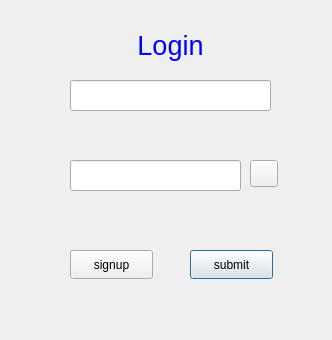
<?xml version="1.0" encoding="UTF-8"?>
<ui version="4.0">
 <class>LoginPage</class>
 <widget class="QDialog" name="LoginPage">
  <property name="geometry">
   <rect>
    <x>0</x>
    <y>0</y>
    <width>332</width>
    <height>340</height>
   </rect>
  </property>
  <property name="windowTitle">
   <string>Login</string>
  </property>
  <widget class="QLineEdit" name="usernameInput">
   <property name="geometry">
    <rect>
     <x>70</x>
     <y>80</y>
     <width>201</width>
     <height>31</height>
    </rect>
   </property>
   <property name="autoFillBackground">
    <bool>false</bool>
   </property>
   <property name="styleSheet">
    <string notr="true"/>
   </property>
   <property name="inputMethodHints">
    <set>Qt::ImhNone</set>
   </property>
   <property name="echoMode">
    <enum>QLineEdit::Normal</enum>
   </property>
   <property name="placeholderText">
    <string/>
   </property>
   <property name="clearButtonEnabled">
    <bool>true</bool>
   </property>
  </widget>
  <widget class="QToolButton" name="hidePassword">
   <property name="geometry">
    <rect>
     <x>250</x>
     <y>160</y>
     <width>28</width>
     <height>27</height>
    </rect>
   </property>
   <property name="text">
    <string/>
   </property>
   <property name="popupMode">
    <enum>QToolButton::DelayedPopup</enum>
   </property>
   <property name="toolButtonStyle">
    <enum>Qt::ToolButtonIconOnly</enum>
   </property>
  </widget>
  <widget class="QLineEdit" name="passwordInput">
   <property name="geometry">
    <rect>
     <x>70</x>
     <y>160</y>
     <width>171</width>
     <height>31</height>
    </rect>
   </property>
   <property name="echoMode">
    <enum>QLineEdit::Password</enum>
   </property>
   <property name="clearButtonEnabled">
    <bool>true</bool>
   </property>
  </widget>
  <widget class="QPushButton" name="submitBtn">
   <property name="geometry">
    <rect>
     <x>190</x>
     <y>250</y>
     <width>83</width>
     <height>29</height>
    </rect>
   </property>
   <property name="text">
    <string>submit</string>
   </property>
  </widget>
  <widget class="QPushButton" name="signupBtn">
   <property name="geometry">
    <rect>
     <x>70</x>
     <y>250</y>
     <width>83</width>
     <height>29</height>
    </rect>
   </property>
   <property name="text">
    <string>signup</string>
   </property>
  </widget>
  <widget class="QLabel" name="label">
   <property name="geometry">
    <rect>
     <x>110</x>
     <y>20</y>
     <width>121</width>
     <height>51</height>
    </rect>
   </property>
   <property name="text">
    <string>&lt;html&gt;&lt;head/&gt;&lt;body&gt;&lt;p align=&quot;center&quot;&gt;&lt;span style=&quot; font-size:20pt; color:#0000ff;&quot;&gt;Login&lt;/span&gt;&lt;/p&gt;&lt;/body&gt;&lt;/html&gt;</string>
   </property>
  </widget>
 </widget>
 <resources/>
 <connections/>
</ui>
